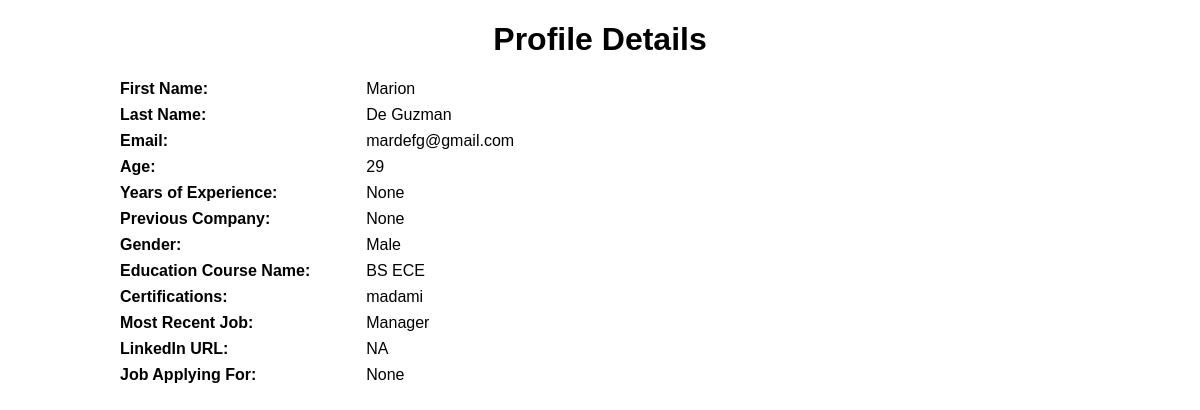
The page /u/viewprofile/3/ on the database its author committed.
### homepage/models.py (models this page shows, shortened)
class UserProfile(models.Model):
    user = models.OneToOneField(User, on_delete=models.CASCADE, default=None, null=True)
    password = models.CharField(max_length=128, default=None, null=True)
    age = models.IntegerField()
    resume = models.FileField(upload_to='media/')
    GENDER_CHOICES = (
        ('M', 'Male'),
        ('F', 'Female'),
    )
    gender = models.CharField(max_length=1, choices=GENDER_CHOICES, default=None)
    education_course_name = models.CharField(max_length=200, null=True, blank=True)
    certifications = models.TextField(max_length=1000, null=True, blank=True)  # Store certifications as text
    most_recent_job = models.CharField(max_length=100, null=True, blank=True)
    linkedin_url = models.CharField(max_length=300, null=True, blank=True)
    Applying_For = models.CharField(max_length=100, null=True, blank=True)
    years_of_experience = models.IntegerField(null=True, blank=True)
    previous_company = models.CharField(max_length=200, null=True, blank=True)

### adminview/views.py (the view)
# urls.py: re_path(r'^viewprofile/(?P<profile_id>\d+)/$', profile_details_def, name='view_prof'),
def profile_details_def(request, profile_id):
    profile = get_object_or_404(UserProfile, id=profile_id)
    return render(request, 'adminview/profile_details.html', {'profile': profile})

### templates/adminview/profile_details.html (shortened to what this page needs)
<!DOCTYPE html>
<html>
<head>
</head>
<body>
  <h1>Profile Details</h1>
  <dl>
    <dt>First Name:</dt>
    <dd>{{ profile.user.first_name }}</dd>
    <dt>Last Name:</dt>
    <dd>{{ profile.user.last_name }}</dd>
    <dt>Email:</dt>
    <dd>{{ profile.user.email }}</dd>
    <dt>Age:</dt>
    <dd>{{ profile.age }}</dd>
    <dt>Years of Experience:</dt>
    <dd>{{ profile.years_of_experience }}</dd>
    <dt>Previous Company:</dt>
    <dd>{{ profile.previous_company }}</dd>
    <dt>Gender:</dt>
    <dd>{{ profile.get_gender_display }}</dd>
    <dt>Education Course Name:</dt>
    <dd>{{ profile.education_course_name }}</dd>
    <dt>Certifications:</dt>
    <dd>{{ profile.certifications }}</dd>
    <dt>Most Recent Job:</dt>
    <dd>{{ profile.most_recent_job }}</dd>
    <dt>LinkedIn URL:</dt>
    <dd>{{ profile.linkedin_url }}</dd>
    <dt>Job Applying For:</dt>
    <dd>{{ profile.Applying_For }}</dd>
  </dl>
</body>
</html>

### templates/adminview/profile_details.html (style rules this page uses)
body { font-family: Arial, sans-serif; margin: 0; padding: 0; }
h1 { text-align: center; }
dl { display: grid; grid-template-columns: max-content 1fr; row-gap: 8px; column-gap: 16px; margin: 20px auto; width: 80%; }
dt { font-weight: bold; }

### rows shown on the page
UserProfile: user.first_name "Marion", user.last_name "De Guzman", user.email "mardefg@gmail.com", age "29", years_of_experience "None", previous_company "None", gender "Male", education_course_name "BS ECE", certifications "madami", most_recent_job "Manager", linkedin_url "NA", Applying_For "None"
